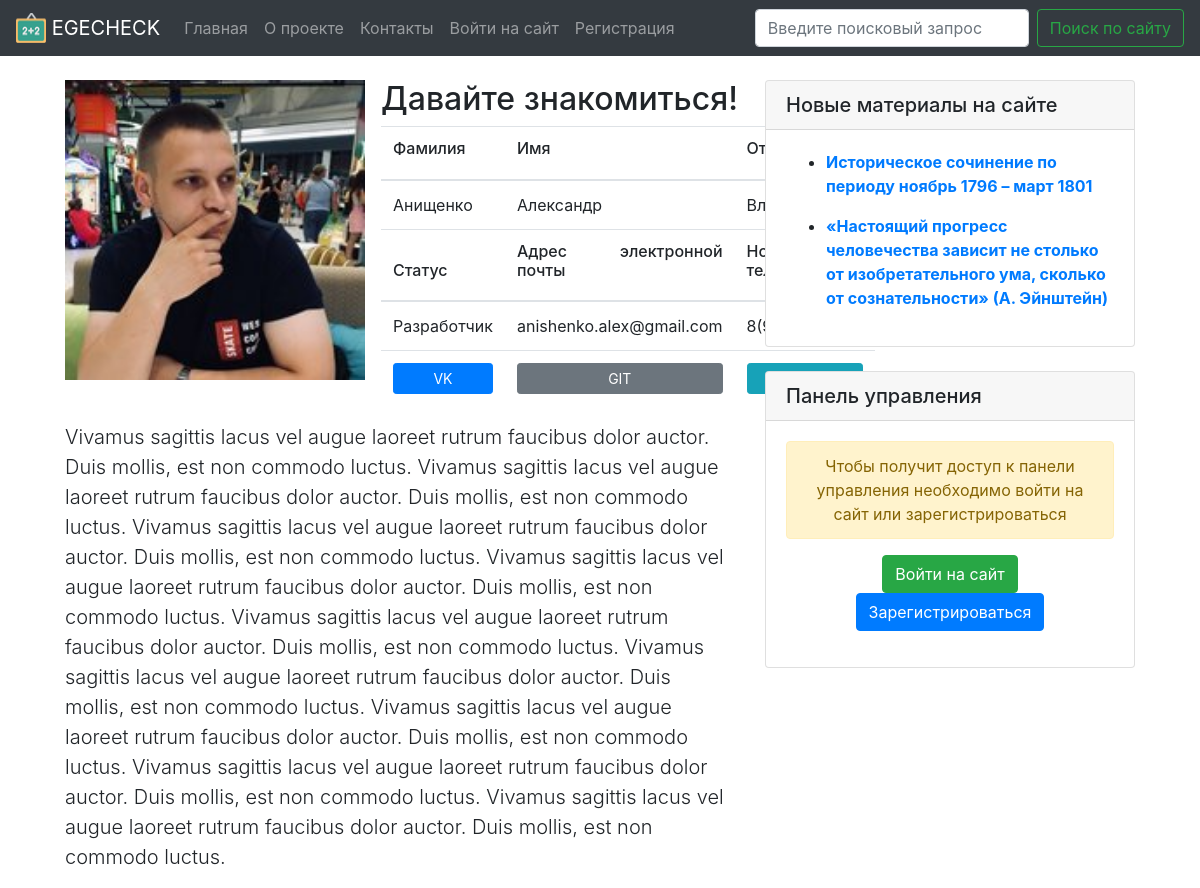
Screenshot of /contacts with the database file from the repository.
### models.py (models this page shows)
class Posts(Model):
    class Meta:
        database = db
        table_name = "posts"
    title = CharField()
    category = CharField()
    content = TextField()
    author = ForeignKeyField(Users, backref='posts_author')
    create_date = DateTimeField()
    is_published = BooleanField(default=True)

### routes.py (the view)
@app.route('/contacts')
def contacts():
    return render_template('contacts.html')

### app.py (called while the page is built)
@app.context_processor
def sidebar():
    last_posts = Posts.select().order_by(Posts.create_date.desc()).limit(5)
    return dict(last_posts=last_posts)

@app.context_processor
def need_info():
    u_status = ''
    u_id = 0
    u_name = ''
    u_surname = ''
    u_middle_name = ''
    u_nickname = ''
    g.user = current_user.get_id()
    user_info = Users.select().where(Users.id == g.user)
    for now_user in user_info:
        u_status = now_user.status
        u_id = now_user.id
    all_users = Users.select()
    for i in all_users:
        u_name = i.name
        u_surname = i.surname
        u_middle_name = i.middle_name
        u_nickname = i.nickname
    return dict(u_status=u_status, u_id=u_id, all_users=all_users, u_name=u_name, u_surname=u_surname,
                u_middle_name=u_middle_name, u_nickname=u_nickname)

### templates/contacts.html
{% extends "base.html" %}
{% block content %}
<div class="container-fluid">
  <div class="row align-items-start justify-content-center">
  <div class="col-7">
    <div class="media">
    <img class="align-self-start mr-3" src="{{ url_for('static', filename='ava.jpg') }}" width="300" height="300" alt="Generic placeholder image">
    <div class="media-body">
      <h2 class="mt-0">Давайте знакомиться!</h2>
      <table class="table table-borderless text-justify">
          <thead>
      <tr>
        <th scope="col"><h6>Фамилия</h6></th>
        <th scope="col"><h6>Имя</h6></th>
        <th scope="col"><h6>Отчество</h6></th>
      </tr>
      <tr>
        <td>Анищенко</td>
        <td>Александр</td>
        <td>Владимирович</td>
      </tr>
      <tr>
        <th scope="col"><h6>Статус</h6></th>
        <th scope="col"><h6>Адрес электронной почты</h6></th>
        <th scope="col"><h6>Номер телефона</h6></th>
      </tr>
    </thead>
    <tbody>
      <tr>
        <td>Разработчик</td>
        <td>anishenko.alex@gmail.com</td>
        <td>8(982)6212614</td>
      </tr>
      <tr class="text-center">
        <td>
          <a class="btn btn-primary btn-sm btn-block" href="#" role="button">VK</a>
        </td>
        <td>
          <a class="btn btn-primary btn-sm btn-block btn-secondary" href="#" role="button">GIT</a>
        </td>
        <td>
          <a class="btn btn-primary btn-sm btn-block btn-info" href="#" role="button">FB</a>
        </td>
      </tr>
    </tbody>
  </table>
  </div>
</div>
<p class="lead">
  Vivamus sagittis lacus vel augue laoreet rutrum faucibus dolor auctor. Duis mollis, est non commodo luctus. Vivamus sagittis lacus vel augue laoreet rutrum faucibus dolor auctor. Duis mollis, est non commodo luctus. Vivamus sagittis lacus vel augue laoreet rutrum faucibus dolor auctor. Duis mollis, est non commodo luctus. Vivamus sagittis lacus vel augue laoreet rutrum faucibus dolor auctor. Duis mollis, est non commodo luctus. Vivamus sagittis lacus vel augue laoreet rutrum faucibus dolor auctor. Duis mollis, est non commodo luctus. Vivamus sagittis lacus vel augue laoreet rutrum faucibus dolor auctor. Duis mollis, est non commodo luctus. Vivamus sagittis lacus vel augue laoreet rutrum faucibus dolor auctor. Duis mollis, est non commodo luctus. Vivamus sagittis lacus vel augue laoreet rutrum faucibus dolor auctor. Duis mollis, est non commodo luctus. Vivamus sagittis lacus vel augue laoreet rutrum faucibus dolor auctor. Duis mollis, est non commodo luctus.
</p>
</div>
{% endblock %}

### templates/base.html (shortened to what this page needs)
<!DOCTYPE html>
<html lang="ru">
<head>
  <link rel="stylesheet" href="https://maxcdn.bootstrapcdn.com/bootstrap/4.0.0/css/bootstrap.min.css">
  <link href="https://maxcdn.bootstrapcdn.com/font-awesome/4.3.0/css/font-awesome.min.css" rel="stylesheet">
</head>
<body>
<nav class="navbar sticky-top navbar-expand-lg navbar-dark bg-dark">
  <a class="navbar-brand" href="{{url_for('index')}}">
    <img src="{{ url_for('static', filename='icon_logo.png') }}" width="30" height="30" class="d-inline-block align-top" alt="">
    EGECHECK
  </a>
  <div class="collapse navbar-collapse" id="navbarSupportedContent">
    <ul class="navbar-nav mr-auto">
      {% if current_user.is_authenticated %}
      <li class="nav-item">
        <a class="nav-link" href="{{url_for('index')}}">Главная</a>
      </li>
      <li class="nav-item">
        <a class="nav-link" href="{{url_for('about')}}">О проекте</a>
      </li>
      <li class="nav-item">
        <a class="nav-link" href="{{url_for('contacts')}}">Контакты</a>
      </li>
      <li class="nav-item">
        <a class="nav-link" href="{{url_for('profile', nickname=current_user.nickname)}}">Мой профиль</a>
      </li>
      {% if current_user.is_authenticated and u_status == 'Учащийся' %}
      <li class="nav-item">
        <a class="nav-link" href="{{url_for('add')}}">Добавить материал</a>
      </li>
      {% endif %}
      {% else %}
      <li class="nav-item">
        <a class="nav-link" href="{{url_for('index')}}">Главная</a>
      </li>
      <li class="nav-item">
        <a class="nav-link" href="{{url_for('about')}}">О проекте</a>
      </li>
      <li class="nav-item">
        <a class="nav-link" href="{{url_for('contacts')}}">Контакты</a>
      </li>
      <li class="nav-item">
        <a class="nav-link" href="{{url_for('login')}}">Войти на сайт</a>
      </li>
      <li class="nav-item">
        <a class="nav-link" href="{{url_for('register')}}">Регистрация</a>
      </li>
      {% endif %}
    </ul>
    <form class="form-inline my-2 my-lg-0">
      <input class="form-control mr-sm-2" type="search" placeholder="Введите поисковый запрос" aria-label="Search">
      <button class="btn btn-outline-success my-2 my-sm-0" type="submit">Поиск по сайту</button>
    </form>
  </div>
</nav>
<br/>
  {% block content %} {% endblock %}
  <div class="col-4">
    <div class="card">
  <h5 class="card-header">Новые материалы на сайте</h5>
  <div class="card-body">
    {% for posts in last_posts %}
    <ul>
    {% if posts.category == 'История' %}
    <li><a class="alert-link" href="{{ url_for('post', id=posts.id)}}"><p>Историческое сочинение по периоду {{ posts. title }}</p></a></li>
    {% else %}
    <li><a class="alert-link" href="{{ url_for('post', id=posts.id)}}"><p>{{ posts.title }}</p></a></li>
    {% endif %}
  </ul>
    {% endfor %}
  </div>
</div>
<div class="card">
  <h5 class="card-header">Панель управления</h5>
  {% if current_user.is_authenticated %}
  <div class="card-body">
<p>Здравствуйте, {{ current_user.surname }} {{ current_user.name }} {{ current_user.middle_name }}!</p>
<p>Ваш статус: {{ current_user.status }}</p>
<p>Адрес электронной почты: {{ current_user.email }}</p>
<p>Телефон для связи: {{ current_user.phone_number }}</p>
{% if u_status == 'Учащийся' %}
<p class="text-center"><a class="btn btn-info" href="{{url_for('add')}}">Добавить материал</a>
<a class="btn btn-success" href="{{url_for('profile', nickname=current_user.nickname)}}">Перейти в профиль</a></p>
<p class="text-center"><a class="btn btn-danger" href="{{ url_for('logout') }}">Выйти из профиля</a></p>
{% else %}
<p class="text-center"><a class="btn btn-success" href="{{url_for('profile', nickname=current_user.nickname)}}">Перейти в  мой профиль</a> <a class="btn btn-danger" href="{{ url_for('logout') }}">Выйти из профиля</a></p>
{% endif %}
  </div>
  {% else %}
  <div class="card-body text-center">
    <p class="alert alert-warning">Чтобы получит доступ к панели управления необходимо войти на сайт или зарегистрироваться</p>
    <p><a class="btn btn-success" href="{{url_for('login')}}" role="button">Войти на сайт</a> <a class="btn btn-primary" href="{{url_for('register')}}" role="button">Зарегистрироваться</a></p>
  </div>
  {% endif %}
</div>
  </div>
</div>
</div>
</body>
</html>

### rows the page displays
Posts: title "ноябрь 1796 – март 1801"
Posts: title "«Настоящий прогресс человечества зависит не столько от изобретательного ума, сколько от сознательности» (А. Эйнштейн)"
